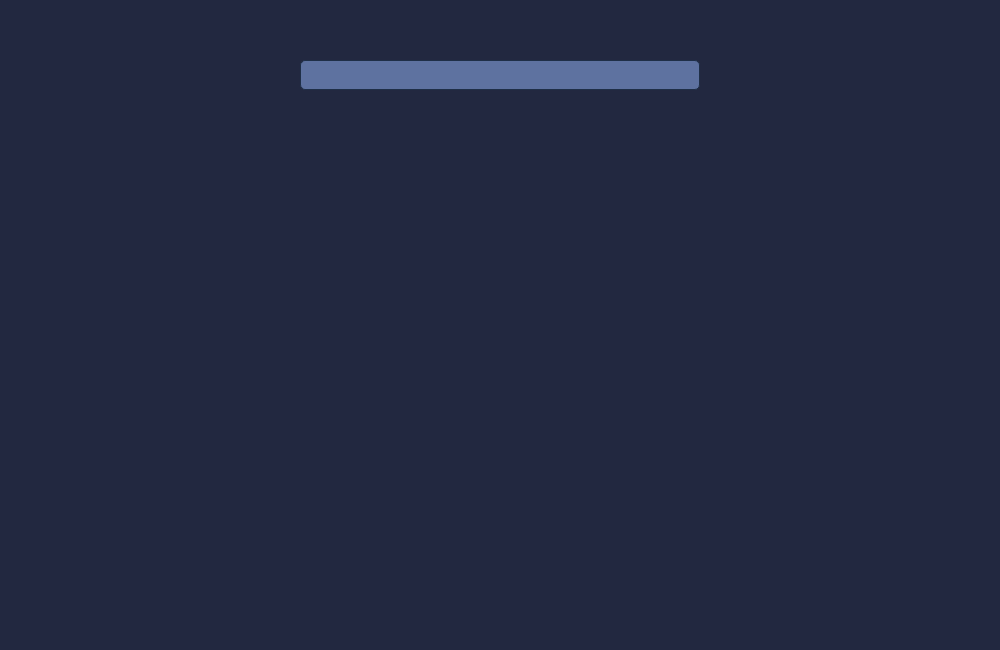
<?xml version="1.0" encoding="UTF-8"?>
<ui version="4.0">
 <class>homeWindow</class>
 <widget class="QMainWindow" name="homeWindow">
  <property name="enabled">
   <bool>true</bool>
  </property>
  <property name="geometry">
   <rect>
    <x>0</x>
    <y>0</y>
    <width>1000</width>
    <height>650</height>
   </rect>
  </property>
  <property name="sizePolicy">
   <sizepolicy hsizetype="Fixed" vsizetype="Fixed">
    <horstretch>0</horstretch>
    <verstretch>0</verstretch>
   </sizepolicy>
  </property>
  <property name="minimumSize">
   <size>
    <width>1000</width>
    <height>650</height>
   </size>
  </property>
  <property name="maximumSize">
   <size>
    <width>1000</width>
    <height>650</height>
   </size>
  </property>
  <property name="windowTitle">
   <string>Chemistry Papa</string>
  </property>
  <property name="windowIcon">
   <iconset>
    <normaloff>C:/Users/sukya/.designer/backup/media/icon.png</normaloff>C:/Users/sukya/.designer/backup/media/icon.png</iconset>
  </property>
  <property name="windowOpacity">
   <double>1.000000000000000</double>
  </property>
  <property name="autoFillBackground">
   <bool>false</bool>
  </property>
  <widget class="QWidget" name="centralwidget">
   <widget class="QFrame" name="homeFrame">
    <property name="geometry">
     <rect>
      <x>0</x>
      <y>0</y>
      <width>1000</width>
      <height>650</height>
     </rect>
    </property>
    <property name="frameShape">
     <enum>QFrame::StyledPanel</enum>
    </property>
    <property name="frameShadow">
     <enum>QFrame::Raised</enum>
    </property>
    <widget class="QPushButton" name="stoichiometry">
     <property name="geometry">
      <rect>
       <x>80</x>
       <y>145</y>
       <width>250</width>
       <height>70</height>
      </rect>
     </property>
     <property name="styleSheet">
      <string notr="true">background-color:qlineargradient(spread:pad, x1:0, y1:1, x2:0, y2:0, stop:0 #3c20cd, stop:1#160c4e);
border-radius:17px;
border:1px solid #1f2f47;
display:inline-block;
cursor:pointer;
color:#ffffff;
font-family:Arial;
font-size:15px;
padding:6px 13px;
text-decoration:none;
text-shadow:0px 1px 0px #263666;</string>
     </property>
     <property name="text">
      <string>Stoichiometry</string>
     </property>
    </widget>
    <widget class="QPushButton" name="predictor">
     <property name="geometry">
      <rect>
       <x>80</x>
       <y>235</y>
       <width>250</width>
       <height>70</height>
      </rect>
     </property>
     <property name="styleSheet">
      <string notr="true">background-color:qlineargradient(spread:pad, x1:0, y1:1, x2:0, y2:0, stop:0 #3c20cd, stop:1#160c4e);
border-radius:17px;
border:1px solid #1f2f47;
display:inline-block;
cursor:pointer;
color:#ffffff;
font-family:Arial;
font-size:15px;
padding:6px 13px;
text-decoration:none;
text-shadow:0px 1px 0px #263666;</string>
     </property>
     <property name="text">
      <string>Predictor</string>
     </property>
    </widget>
    <widget class="QPushButton" name="b4">
     <property name="geometry">
      <rect>
       <x>80</x>
       <y>415</y>
       <width>250</width>
       <height>70</height>
      </rect>
     </property>
     <property name="styleSheet">
      <string notr="true">background-color:qlineargradient(spread:pad, x1:0, y1:1, x2:0, y2:0, stop:0 #3c20cd, stop:1#160c4e);
border-radius:17px;
border:1px solid #1f2f47;
display:inline-block;
cursor:pointer;
color:#ffffff;
font-family:Arial;
font-size:15px;
padding:6px 13px;
text-decoration:none;
text-shadow:0px 1px 0px #263666;</string>
     </property>
     <property name="text">
      <string>Button 4</string>
     </property>
    </widget>
    <widget class="QLabel" name="bg">
     <property name="geometry">
      <rect>
       <x>0</x>
       <y>0</y>
       <width>1000</width>
       <height>650</height>
      </rect>
     </property>
     <property name="sizePolicy">
      <sizepolicy hsizetype="Preferred" vsizetype="Fixed">
       <horstretch>0</horstretch>
       <verstretch>0</verstretch>
      </sizepolicy>
     </property>
     <property name="text">
      <string/>
     </property>
     <property name="pixmap">
      <pixmap>C:/Users/sukya/.designer/backup/media/BG.jpg</pixmap>
     </property>
     <property name="scaledContents">
      <bool>true</bool>
     </property>
    </widget>
    <widget class="QPushButton" name="b3">
     <property name="geometry">
      <rect>
       <x>80</x>
       <y>325</y>
       <width>250</width>
       <height>70</height>
      </rect>
     </property>
     <property name="styleSheet">
      <string notr="true">background-color:qlineargradient(spread:pad, x1:0, y1:1, x2:0, y2:0, stop:0 #3c20cd, stop:1#160c4e);
border-radius:17px;
border:1px solid #1f2f47;
display:inline-block;
cursor:pointer;
color:#ffffff;
font-family:Arial;
font-size:15px;
padding:6px 13px;
text-decoration:none;
text-shadow:0px 1px 0px #263666;</string>
     </property>
     <property name="text">
      <string>Button 3</string>
     </property>
    </widget>
    <zorder>bg</zorder>
    <zorder>stoichiometry</zorder>
    <zorder>predictor</zorder>
    <zorder>b4</zorder>
    <zorder>b3</zorder>
   </widget>
   <widget class="QFrame" name="stoichFrame">
    <property name="geometry">
     <rect>
      <x>0</x>
      <y>0</y>
      <width>1000</width>
      <height>650</height>
     </rect>
    </property>
    <property name="frameShape">
     <enum>QFrame::StyledPanel</enum>
    </property>
    <property name="frameShadow">
     <enum>QFrame::Raised</enum>
    </property>
    <widget class="QLabel" name="label">
     <property name="geometry">
      <rect>
       <x>0</x>
       <y>0</y>
       <width>1000</width>
       <height>650</height>
      </rect>
     </property>
     <property name="styleSheet">
      <string notr="true">background-color: #222840;</string>
     </property>
     <property name="text">
      <string/>
     </property>
    </widget>
    <widget class="QPlainTextEdit" name="plainTextEdit">
     <property name="geometry">
      <rect>
       <x>300</x>
       <y>60</y>
       <width>400</width>
       <height>30</height>
      </rect>
     </property>
     <property name="font">
      <font>
       <pointsize>12</pointsize>
      </font>
     </property>
     <property name="styleSheet">
      <string notr="true">background-color: rgb(94, 114, 160);
color: #CDB7E3;
border-radius:5px;
border:1px solid #1f2f47;</string>
     </property>
    </widget>
   </widget>
  </widget>
 </widget>
 <resources/>
 <connections>
  <connection>
   <sender>stoichiometry</sender>
   <signal>clicked()</signal>
   <receiver>stoichFrame</receiver>
   <slot>show()</slot>
   <hints>
    <hint type="sourcelabel">
     <x>204</x>
     <y>179</y>
    </hint>
    <hint type="destinationlabel">
     <x>499</x>
     <y>324</y>
    </hint>
   </hints>
  </connection>
 </connections>
</ui>
